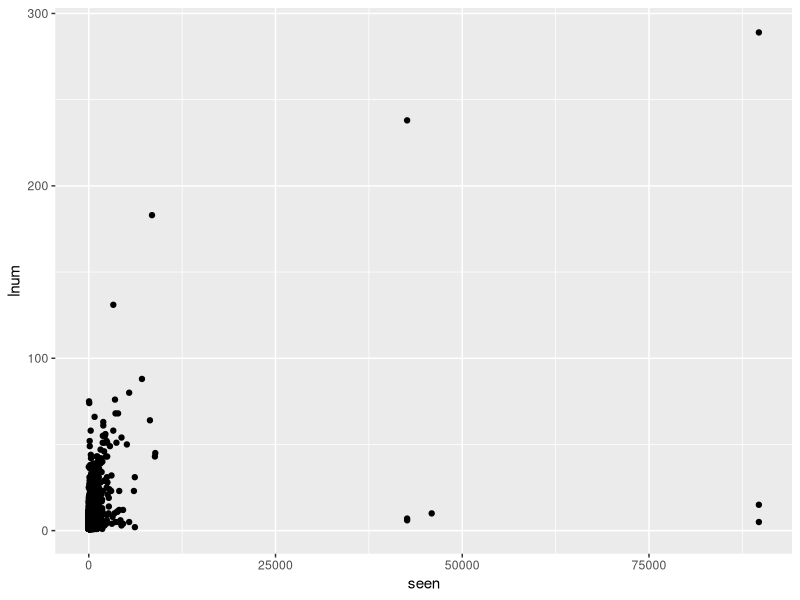
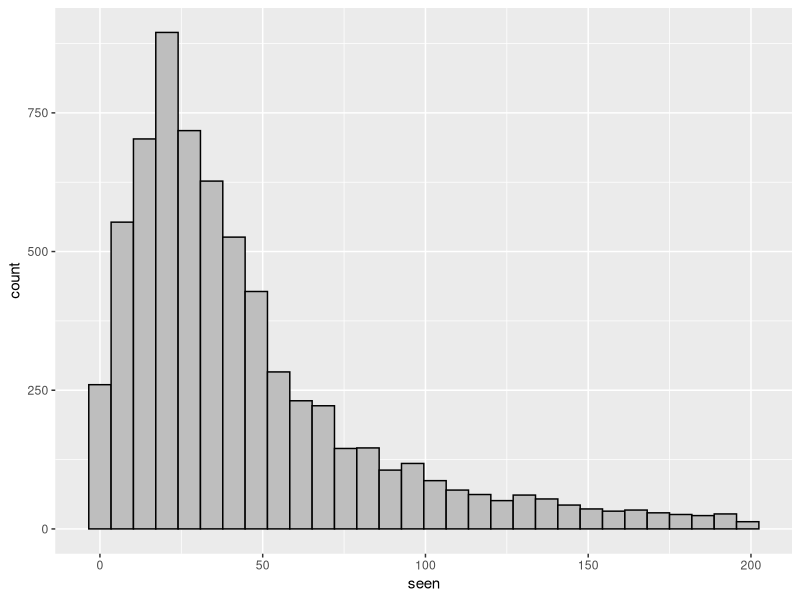

These figures' R source, in order: (Note: this script raises an error after producing the figures.)
setwd('/Users/casy/Dropbox/My_Projects/Karmatskiy_City/WikiGeoParser/data/')

df <- read.csv('result_stats.csv')
names(df)

library(ggplot2)

ggplot(df, aes(x=seen, y=lnum)) + geom_point()



innerSeen <- df[df$seen<2000,]
innerSeen2 <- df[df$seen<200,]
ggplot(innerSeen2, aes(x=seen)) + geom_histogram(fill='grey', col='black')

# cluster seens into ranks
rankdefine <- function(x){
  r<-1
  for(i in c(100,500,2000,7000)) if(x>i) r<-i
  as.cr
}


df$myRank <- sapply(df$seen, rankdefine)

df[df$myRank==100,]$myRank <- 2
df[df$myRank==500,]$myRank <- 3
df[df$myRank==2000,]$myRank <- 4
df[df$myRank==7000,]$myRank <- 5


summary(as.factor(df$myRank))

write.csv(df,'seen_ranked.csv')
